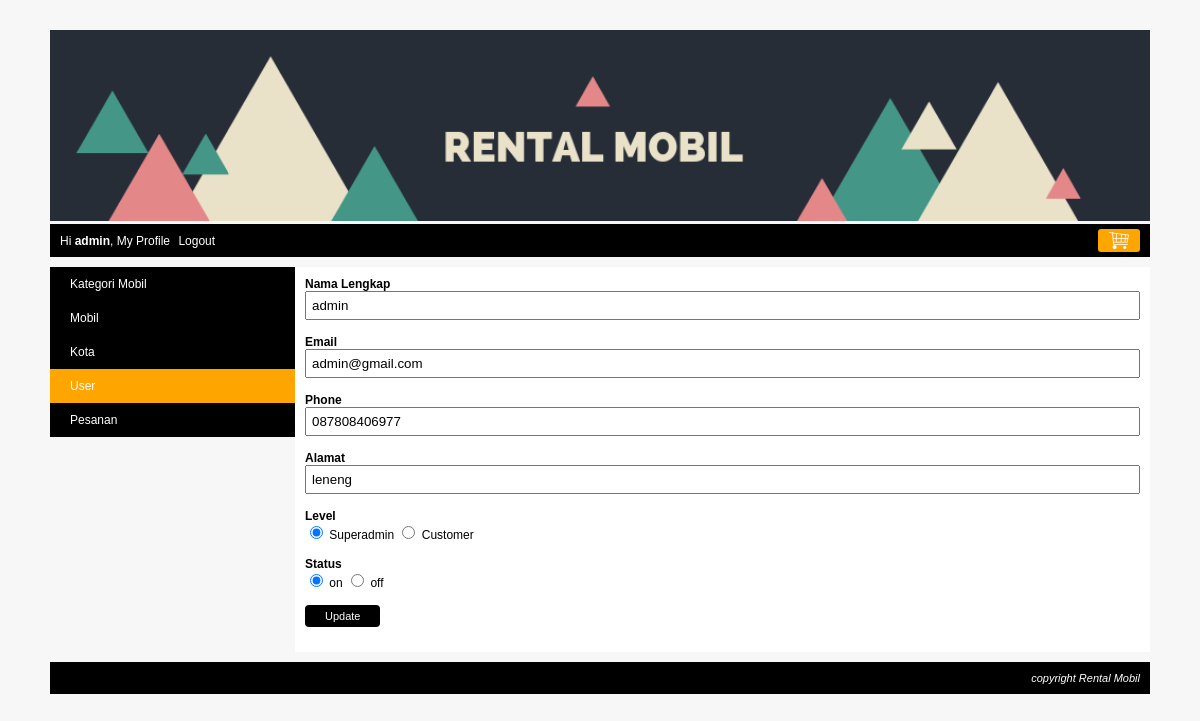
The app's page /index.php?page=my_profile&module=user&action=form&user_id=9 (signed in) with its own data.
### tables this page shows
CREATE TABLE `user` (
  `user_id` int(10) NOT NULL,
  `level` varchar(30) NOT NULL,
  `nama` varchar(150) NOT NULL,
  `email` varchar(160) NOT NULL,
  `alamat` varchar(400) NOT NULL,
  `phone` varchar(15) NOT NULL,
  `password` varchar(300) NOT NULL,
  `status` enum('on','off') NOT NULL
);

### module/user/form.php (the view)
<?php
    $user_id = isset($_GET['user_id']) ? $_GET['user_id'] : "";
	$button = "Update";
	$queryUser = mysqli_query($koneksi, "SELECT * FROM user WHERE user_id='$user_id'");
	$row=mysqli_fetch_array($queryUser);
	$nama = $row["nama"];
	$email = $row["email"];
	$phone = $row["phone"];
	$alamat = $row["alamat"];
	$status = $row["status"];
	$level = $row["level"];
?>
<form action="<?php echo BASE_URL."module/user/action.php?user_id=$user_id"?>" method="POST">
	<div class="element-form">
		<label>Nama Lengkap</label>
		<span><input type="text" name="nama" value="<?php echo $nama; ?>" /></span>
	</div>
	<div class="element-form">
		<label>Email</label>
		<span><input type="text" name="email" value="<?php echo $email; ?>" /></span>
	</div>
	<div class="element-form">
		<label>Phone</label>
		<span><input type="text" name="phone" value="<?php echo $phone; ?>" /></span>
	</div>
	<div class="element-form">
		<label>Alamat</label>
		<span><input type="text" name="alamat" value="<?php echo $alamat; ?>" /></span>
	</div>
	<div class="element-form">
		<label>Level</label>
		<span>
			<input type="radio" value="superadmin" name="level" <?php if($level == "superadmin"){ echo "checked"; } ?> /> Superadmin
			<input type="radio" value="customer" name="level" <?php if($level == "customer"){ echo "checked"; } ?> /> Customer
		</span>
	</div>
	<div class="element-form">
		<label>Status</label>
		<span>
			<input type="radio" value="on" name="status" <?php if($status == "on"){ echo "checked"; } ?> /> on
			<input type="radio" value="off" name="status" <?php if($status == "off"){ echo "checked"; } ?> /> off
		</span>
	</div>
	<div class="element-form">
		<span><input type="submit" name="button" value="<?php echo $button; ?>" class="submit-my-profile" /></span>
	</div>
</form>

### css/style1.css (style rules this page uses)
body { font-family:arial; font-size:12px; color:black; background:#F7F7F7; margin:0px; }
.element-form { margin-bottom: 15px; }
.element-form label { display: block; font-weight: bold; }
.element-form span { display: block; }
.element-form span input[type="text"], .element-form span input[type="password"], .element-form span textarea, .element-form span select { width: 100%; padding: 5px; box-sizing: border-box; }
.element-form span input[type="submit"] { background: black; border: none; color: white; padding: 5px 20px; border-radius: 4px; font-size: 11px; cursor: pointer; }

### records on screen
user: nama "admin", email "admin@gmail.com", phone "087808406977", alamat "leneng", level "☑", status "☑"

### other values on screen
$nama "admin"
